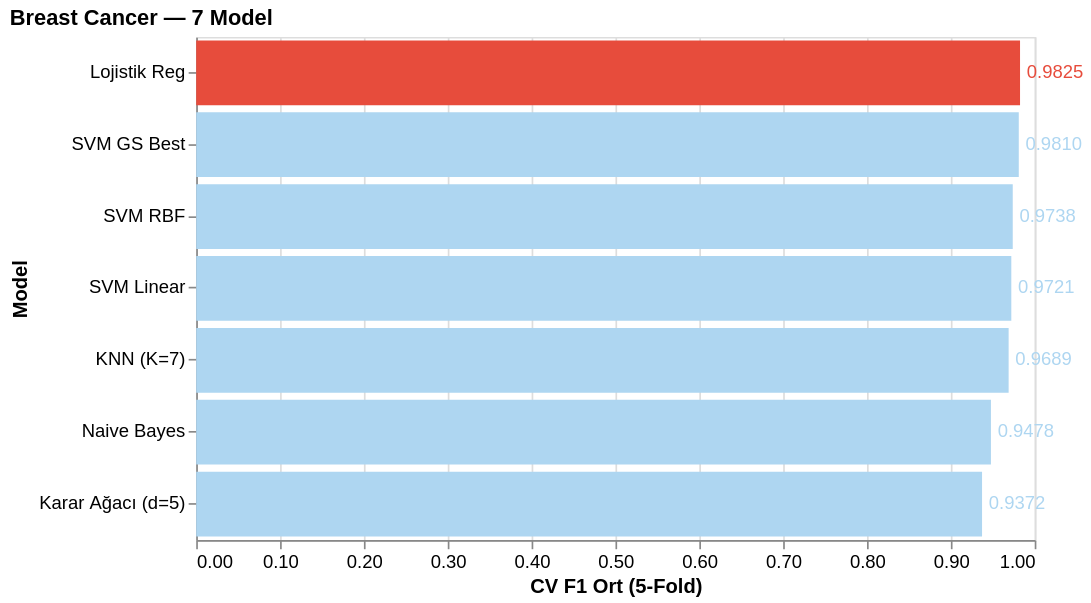

The cell this chart's notebook holds for it:
### Code cell
import altair as alt

chart_all = alt.Chart(df_all).mark_bar().encode(
    x=alt.X(
        'CV F1 Ort:Q',
        scale=alt.Scale(domain=[0, 1.0]),   # 0'dan başlat — barlar orantılı görünsün
        title='CV F1 Ort (5-Fold)',
        axis=alt.Axis(format='.2f')
    ),
    y=alt.Y('Model:N', sort='-x', title='Model'),
    color=alt.condition(
        alt.datum['CV F1 Ort'] == df_all['CV F1 Ort'].max(),
        alt.value('#E74C3C'),
        alt.value('#AED6F1')
    ),
    text=alt.Text('CV F1 Ort:Q', format='.4f'),   # bar üstü etiket için
    tooltip=[
        'Model:N',
        alt.Tooltip('CV F1 Ort:Q', format='.4f'),
        alt.Tooltip('Test Acc:Q', format='.4f')
    ]
).properties(
    width=500,
    height=300,
    title='Breast Cancer — 7 Model'
)

# Etiketleri bar sonuna ekle
text_layer = chart_all.mark_text(
    align='left',
    dx=4,
    fontSize=11,
    color='#333'
)

final_chart = (chart_all + text_layer).configure_title(
    fontSize=13,
    anchor='start'
).configure_axis(
    labelFontSize=11,
    titleFontSize=12
)

final_chart

### Figure 1 — Vega-Lite specification as saved in the notebook (floating-point values rounded to 4 significant figures)
{"config": {"view": {"continuousWidth": 300, "continuousHeight": 300}, "axis": {"labelFontSize": 11, "titleFontSize": 12}, "title": {"anchor": "start", "fontSize": 13}}, "layer": [{"mark": {"type": "bar"}, "encoding": {"color": {"condition": {"test": "(datum['CV F1 Ort'] === 0.9825)", "value": "#E74C3C"}, "value": "#AED6F1"}, "text": {"field": "CV F1 Ort", "format": ".4f", "type": "quantitative"}, "tooltip": [{"field": "Model", "type": "nominal"}, {"field": "CV F1 Ort", "format": ".4f", "type": "quantitative"}, {"field": "Test Acc", "format": ".4f", "type": "quantitative"}], "x": {"axis": {"format": ".2f"}, "field": "CV F1 Ort", "scale": {"domain": [0, 1.0]}, "title": "CV F1 Ort (5-Fold)", "type": "quantitative"}, "y": {"field": "Model", "sort": "-x", "title": "Model", "type": "nominal"}}, "title": "Breast Cancer — 7 Model"}, {"mark": {"type": "text", "align": "left", "color": "#333", "dx": 4, "fontSize": 11}, "encoding": {"color": {"condition": {"test": "(datum['CV F1 Ort'] === 0.9825)", "value": "#E74C3C"}, "value": "#AED6F1"}, "text": {"field": "CV F1 Ort", "format": ".4f", "type": "quantitative"}, "tooltip": [{"field": "Model", "type": "nominal"}, {"field": "CV F1 Ort", "format": ".4f", "type": "quantitative"}, {"field": "Test Acc", "format": ".4f", "type": "quantitative"}], "x": {"axis": {"format": ".2f"}, "field": "CV F1 Ort", "scale": {"domain": [0, 1.0]}, "title": "CV F1 Ort (5-Fold)", "type": "quantitative"}, "y": {"field": "Model", "sort": "-x", "title": "Model", "type": "nominal"}}, "title": "Breast Cancer — 7 Model"}], "data": {"name": "data-f7c683586e5226b202a9cadb8811abb9"}, "height": 300, "width": 500, "$schema": "https://vega.github.io/schema/vega-lite/v5.20.1.json", "datasets": {"data-f7c683586e5226b202a9cadb8811abb9": [{"Model": "Lojistik Reg", "CV F1 Ort": 0.9825, "CV F1 Std": 0.0078, "Test Acc": 0.9825}, {"Model": "SVM GS Best", "CV F1 Ort": 0.981, "CV F1 Std": 0.0082, "Test Acc": 0.9825}, {"Model": "SVM RBF", "CV F1 Ort": 0.9738, "CV F1 Std": 0.0122, "Test Acc": 0.9825}, {"Model": "SVM Linear", "CV F1 Ort": 0.9721, "CV F1 Std": 0.0125, "Test Acc": 0.9737}, {"Model": "KNN (K=7)", "CV F1 Ort": 0.9689, "CV F1 Std": 0.015, "Test Acc": 0.9737}, {"Model": "Naive Bayes", "CV F1 Ort": 0.9478, "CV F1 Std": 0.0228, "Test Acc": 0.9298}, {"Model": "Karar Ağacı (d=5)", "CV F1 Ort": 0.9372, "CV F1 Std": 0.0105, "Test Acc": 0.9211}]}}
